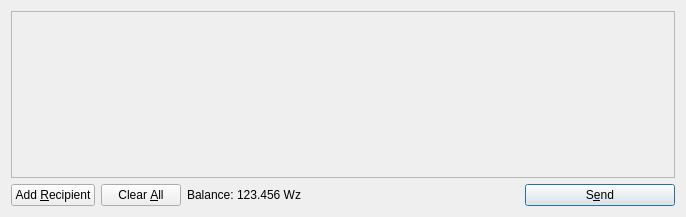
<?xml version="1.0" encoding="UTF-8"?>
<ui version="4.0">
 <class>SendCoinsDialog</class>
 <widget class="QDialog" name="SendCoinsDialog">
  <property name="geometry">
   <rect>
    <x>0</x>
    <y>0</y>
    <width>686</width>
    <height>217</height>
   </rect>
  </property>
  <property name="windowTitle">
   <string>Send Coins</string>
  </property>
  <layout class="QVBoxLayout" name="verticalLayout">
   <item>
    <widget class="QScrollArea" name="scrollArea">
     <property name="widgetResizable">
      <bool>true</bool>
     </property>
     <widget class="QWidget" name="scrollAreaWidgetContents">
      <property name="geometry">
       <rect>
        <x>0</x>
        <y>0</y>
        <width>666</width>
        <height>165</height>
       </rect>
      </property>
      <layout class="QVBoxLayout" name="verticalLayout_2">
       <property name="margin">
        <number>0</number>
       </property>
       <item>
        <layout class="QVBoxLayout" name="entries">
         <property name="spacing">
          <number>6</number>
         </property>
        </layout>
       </item>
       <item>
        <spacer name="verticalSpacer">
         <property name="orientation">
          <enum>Qt::Vertical</enum>
         </property>
         <property name="sizeHint" stdset="0">
          <size>
           <width>20</width>
           <height>40</height>
          </size>
         </property>
        </spacer>
       </item>
      </layout>
     </widget>
    </widget>
   </item>
   <item>
    <layout class="QHBoxLayout" name="horizontalLayout">
     <item>
      <widget class="QPushButton" name="addButton">
       <property name="toolTip">
        <string>Send to multiple recipients at once</string>
       </property>
       <property name="text">
        <string>Add &amp;Recipient</string>
       </property>
       <property name="icon">
        <iconset resource="../bitcoin.qrc">
         <normaloff>:/icons/add</normaloff>:/icons/add</iconset>
       </property>
       <property name="autoDefault">
        <bool>false</bool>
       </property>
      </widget>
     </item>
     <item>
      <widget class="QPushButton" name="clearButton">
       <property name="sizePolicy">
        <sizepolicy hsizetype="Minimum" vsizetype="Fixed">
         <horstretch>0</horstretch>
         <verstretch>0</verstretch>
        </sizepolicy>
       </property>
       <property name="toolTip">
        <string>Remove all transaction fields</string>
       </property>
       <property name="text">
        <string>Clear &amp;All</string>
       </property>
       <property name="icon">
        <iconset resource="../bitcoin.qrc">
         <normaloff>:/icons/remove</normaloff>:/icons/remove</iconset>
       </property>
       <property name="autoRepeatDelay">
        <number>300</number>
       </property>
       <property name="autoDefault">
        <bool>false</bool>
       </property>
      </widget>
     </item>
     <item>
      <layout class="QHBoxLayout" name="horizontalLayout_2">
       <property name="spacing">
        <number>3</number>
       </property>
       <item>
        <widget class="QLabel" name="label">
         <property name="text">
          <string>Balance:</string>
         </property>
        </widget>
       </item>
       <item>
        <widget class="QLabel" name="labelBalance">
         <property name="cursor">
          <cursorShape>IBeamCursor</cursorShape>
         </property>
         <property name="text">
          <string>123.456 Wz</string>
         </property>
         <property name="textInteractionFlags">
          <set>Qt::LinksAccessibleByMouse|Qt::TextSelectableByKeyboard|Qt::TextSelectableByMouse</set>
         </property>
        </widget>
       </item>
      </layout>
     </item>
     <item>
      <spacer name="horizontalSpacer">
       <property name="orientation">
        <enum>Qt::Horizontal</enum>
       </property>
       <property name="sizeHint" stdset="0">
        <size>
         <width>40</width>
         <height>20</height>
        </size>
       </property>
      </spacer>
     </item>
     <item>
      <widget class="QPushButton" name="sendButton">
       <property name="minimumSize">
        <size>
         <width>150</width>
         <height>0</height>
        </size>
       </property>
       <property name="toolTip">
        <string>Confirm the send action</string>
       </property>
       <property name="text">
        <string>S&amp;end</string>
       </property>
       <property name="icon">
        <iconset resource="../bitcoin.qrc">
         <normaloff>:/icons/send</normaloff>:/icons/send</iconset>
       </property>
       <property name="default">
        <bool>true</bool>
       </property>
      </widget>
     </item>
    </layout>
   </item>
  </layout>
 </widget>
 <resources>
  <include location="../bitcoin.qrc"/>
 </resources>
 <connections/>
</ui>
